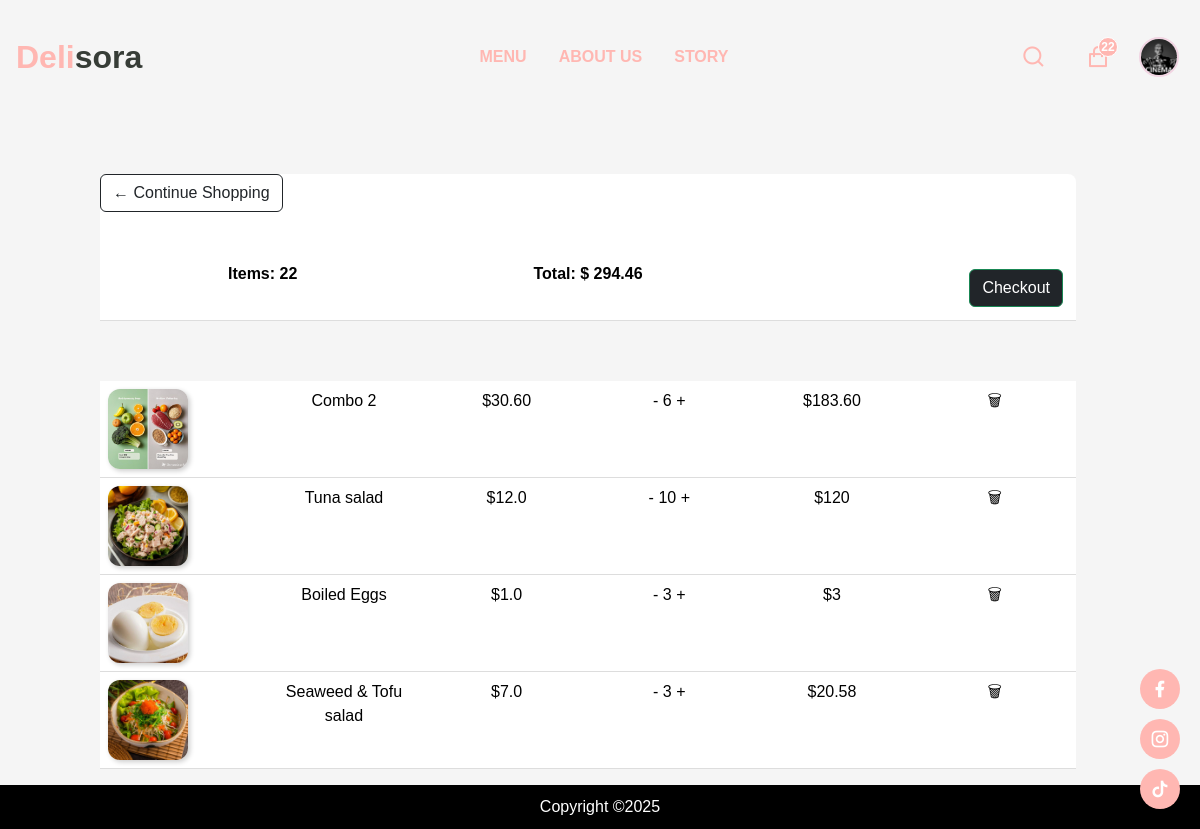
The app's page /cart/ (signed in) with its own data.
### app/models.py (models this page shows, shortened)
class Customer(models.Model):
    user = models.OneToOneField(User, on_delete=models.CASCADE, null=True, blank=True)
    name = models.CharField(max_length=200, null=True)
    customer_image = models.ImageField(upload_to='Profile/', null=True, blank=True)
    points = models.IntegerField(default=0)
    @property
    def imageURL(self):
        try:
            url = self.customer_image.url
        except:
            url = ''
        return url

class OrderItem(models.Model):
    product = models.ForeignKey(Product, on_delete=models.SET_NULL, blank=True, null=True)
    combo = models.ForeignKey(Combo, on_delete=models.SET_NULL, blank=True, null=True, related_name="order_items")
    order = models.ForeignKey(Order, on_delete=models.SET_NULL, blank=True, null=True)
    quantity = models.IntegerField(default=0, blank=True, null=True)
    date_added = models.DateTimeField(auto_now_add=True)
    @property
    def get_total(self):
        if self.combo:
            return self.combo.get_combo_price * self.quantity
        elif self.product:
            return self.product.final_price * self.quantity
        return 0

class BaseProduct(models.Model):
    name = models.CharField(max_length=200, null=True)
    image = models.ImageField(upload_to='products/', null=True, blank=True)
    detail = models.TextField(null=True, blank=True)
    description = models.TextField(null=True, blank=True)
    class Meta:
        abstract = True
    @property
    def imageURL(self):
        try:
            return self.image.url
        except:
            return ''

class Combo(BaseProduct):
    products = models.ManyToManyField(Product, through='ComboItem')
    discount_percentage = models.FloatField(default=0)
    @property
    def get_combo_price(self):
        total_price = sum(item.product.price * item.quantity for item in self.comboitem_set.all())
        discount_amount = (total_price * self.discount_percentage) / 100
        return Decimal(total_price - discount_amount).quantize(Decimal("0.01"), rounding=ROUND_HALF_UP)

class ComboItem(models.Model):
    combo = models.ForeignKey(Combo, on_delete=models.CASCADE)
    product = models.ForeignKey(Product, on_delete=models.CASCADE)
    quantity = models.PositiveIntegerField(default=1)

class Product(BaseProduct):
    category = models.ManyToManyField(Category, related_name='products')
    price = models.FloatField()
    digital = models.BooleanField(default=False, null=True, blank=False)
    calories = models.IntegerField(default=0)
    protein = models.FloatField(default=0)
    carbs = models.FloatField(default=0)
    fat = models.FloatField(default=0)
    sale = models.BooleanField(default=False)
    discount_percentage = models.FloatField(default=0, null=True, blank=True)
    sale_price = models.FloatField(default=0, null=True, blank=True)
    created_at = models.DateTimeField(auto_now_add=True) #New attribute
    @property
    def final_price(self):
        if self.sale:
            if self.sale_price and self.sale_price > 0:
                return self.sale_price
            elif self.discount_percentage and self.discount_percentage > 0:
                return Decimal(self.price) * (1 - Decimal(self.discount_percentage) / 100)
        return Decimal(self.price)

### app/views/cart.py (the view, shortened to what this page needs)
# urls.py: path("cart/", cart, name="cart"),
def cart(request):
    order = None  # Khởi tạo order ban đầu
    cartItems = 0
    cartTotal = Decimal('0.0')  # Chỉ khởi tạo một lần với Decimal
    if request.user.is_authenticated:
        customer, created = Customer.objects.get_or_create(user=request.user)
        order, created = Order.objects.get_or_create(customer=customer, complete=False)
        items = order.orderitem_set.all()
        cartItems = order.get_cart_items
        cartTotal = order.get_cart_total  # Đây đã là Decimal
        combo_items = [item for item in items if item.combo is not None]
        product_items = [item for item in items if item.product is not None]
    categories = Category.objects.filter(is_sub=False)
    context = {
        'combo_items': combo_items,
        'product_items': product_items,
        'cartItems': cartItems,
        'cartTotal': cartTotal,
        'categories': categories,
        'order': order  # Thêm order vào context
    }
    return render(request, 'app/cart.html', context)

### app/templates/app/cart.html (shortened to what this page needs)
{% extends 'app/base.html' %}
{% load static %}
{% block cart_content %}
<div class="main-content">
    <div class="row" style="width: 100%;">
        <div style="height: 60px;"></div>
        <div class="col-lg-12">
            <div class="box-element">
                <a class="btn btn-outline-dark" href="{% url 'menu' %}">&#x2190; Continue Shopping</a>
                <br><br>
                <table class="table">
                    <tr>
                        <th>
                            <h5>Items: <strong>
                                    {{ cartItems }}
                            </strong></h5>
                        </th>
                        <th>
                            <h5>Total: <strong>$
                                    {{ cartTotal }}
                            </strong></h5>
                        </th>
                        <th>
                            <a style="float:right; margin:5px;" class="btn btn-success bg-dark" href="{% url 'checkout' %}">Checkout</a>
                        </th>
                    </tr>
                </table>
            </div>
            <br>
            <div class="box-element">
                <table class="table" style="width: 100%; border-collapse: collapse;">
                    <tbody>
                        {% for item in combo_items %}
                        <tr>
                            <td style="text-align: center;">
                                <img src="{{ item.combo.imageURL }}" class="cart-product-img">
                            </td>
                            <td>{{ item.combo.name }}</td>
                            <td style="text-align: center;">${{ item.combo.get_combo_price }}</td>
                            <td style="text-align: center;">
                                <form method="POST" action="{% url 'update_item' %}" style="display: inline;">
                                    <button type="submit">-</button>
                                </form>
                                {{ item.quantity }}
                                <form method="POST" action="{% url 'update_item' %}" style="display: inline;">
                                    <button type="submit">+</button>
                                </form>
                            </td>
                            <td style="text-align: center;">
                                {% if user.is_authenticated %}
                                    ${{ item.get_total }}
                                {% else %}
                                    ${{ item.total_price }}
                                {% endif %}
                            </td>
                            <td style="text-align: center;">
                                <form method="POST" action="{% url 'update_item' %}">
                                    <button type="submit">🗑</button>
                                </form>
                            </td>
                        </tr>
                        {% endfor %}
                        {% for item in product_items %}
                        <tr>
                            <td style="text-align: center;"><img src="{{ item.product.imageURL }}" class="cart-product-img"></td>
                            <td>{{ item.product.name }}</td>
                            <td style="text-align: center;">${{ item.product.price }}</td>
                            <td style="text-align: center;">
                                <form method="POST" action="{% url 'update_item' %}" style="display: inline;">
                                    <button type="submit">-</button>
                                </form>
                                {% if item.quantity >= 1 %}
                                    {{ item.quantity }}
                                {% endif %}
                                <form method="POST" action="{% url 'update_item' %}" style="display: inline;">
                                    <button type="submit">+</button>
                                </form>
                            </td>
                            <td style="text-align: center;">
                                {% if user.is_authenticated %}
                                    ${{ item.get_total }}
                                {% else %}
                                    ${{ item.total_price }}
                                {% endif %}
                            </td>
                            <td style="text-align: center;">
                                <form method="POST" action="{% url 'update_item' %}">
                                    <button type="submit">🗑</button>
                                </form>
                            </td>
                        </tr>
                        {% endfor %}
                    </tbody>
                </table>
            </div>
        </div>
    </div>
</div>
{% endblock %}

### app/templates/app/base.html (shortened to what this page needs)
{% load static %}
<!DOCTYPE html>
<html lang="en">
  <head>
    <link href="https://cdn.jsdelivr.net/npm/bootstrap@5.3.3/dist/css/bootstrap.min.css" rel="stylesheet">
    <link href="https://getbootstrap.com/docs/5.3/assets/css/docs.css" rel="stylesheet">
    <link href="https://cdn.jsdelivr.net/npm/remixicon@4.1.0/fonts/remixicon.css" rel="stylesheet" />
      {% block extra_css %}
    <link rel="stylesheet" href="{% static 'app/css/styles.css' %}">
    {% endblock %}
    <script src="https://cdn.tailwindcss.com"></script>
  </head>
  <body class="{% block body_class %}{% endblock %}">
    <div class="main-container">
      <nav>
        <div class="nav__header">
          <div class="nav__logo">
            <a href="{% url 'home' %}">
              <span class="half1">Deli</span><span class="half2">sora</span>
            </a>
          </div>
        </div>
        <ul class="nav__links" id="nav-links">
          <li><a href="{% url 'menu' %}">MENU</a></li>
          <li><a href="{% url 'aboutus' %}">ABOUT US</a></li>
          <li><a href="{% url 'contact' %}">STORY</a></li>
        </ul>
        <div class="nav__btns">
          <button class="btn search-btn" id="openSearch">
              <i class="ri-search-line"></i>
          </button>
          <button class="btn cart-btn" onclick="window.location.href='{% url 'cart' %}'">
              <i class="ri-shopping-bag-line"></i>
              {% if request.user.is_authenticated %}
                  {% if request.cartItems > 0 %}
                      <span class="cart-count">{{ request.cartItems }}</span>
                  {% endif %}
              {% else %}
                  {% if request.session.cartItems > 0 %}
                      <span class="cart-count">{{ request.session.cartItems }}</span>
                  {% endif %}
              {% endif %}
          </button>
          {% if user.is_authenticated %}
          <div class="dropdown">
              <button class="btn p-0 border-0 position-relative" type="button" id="userDropdown" data-bs-toggle="dropdown">
                    <img src="{{ request.user.customer.imageURL|default:'https://bootdey.com/img/Content/avatar/avatar1.png' }}"
                         alt="Avatar" class="rounded-circle" width="40" height="40">
                </button>
            </div>
          {% else %}
          <a href="{% url 'login' %}" class="btn"><i class="ri-user-line"></i></a>
          {% endif %}
        </div>
      </nav>
      <div class="socials">
          <span><a href="https://www.facebook.com/" target="_blank"><i class="ri-facebook-fill"></i></a></span>
          <span><a href="https://www.instagram.com/" target="_blank"><i class="ri-instagram-line"></i></a></span>
          <span><a href="https://www.tiktok.com/" target="_blank"><i class="ri-tiktok-fill"></i></a></span>
      </div>
      <div class="container">
        {% block cart_content %}{% endblock cart_content %}
      </div>
      <footer>
        Copyright ©2025
      </footer>
    </div>
  </body>
</html>

### records on screen
OrderItem: combo.imageURL (picture), combo.name "Combo 2", combo.get_combo_price "30.60", quantity "6", get_total "183.60"
OrderItem: product.imageURL (picture), product.name "Tuna salad", product.price "12.0", quantity "10", get_total "120"
OrderItem: product.imageURL (picture), product.name "Boiled Eggs", product.price "1.0", quantity "3", get_total "3"
OrderItem: product.imageURL (picture), product.name "Seaweed & Tofu salad", product.price "7.0", quantity "3", get_total "20.58"

### other values on screen
{{ request.cartItems }} "22"
{{ cartItems }} "22"
{{ cartTotal }} "294.46"
